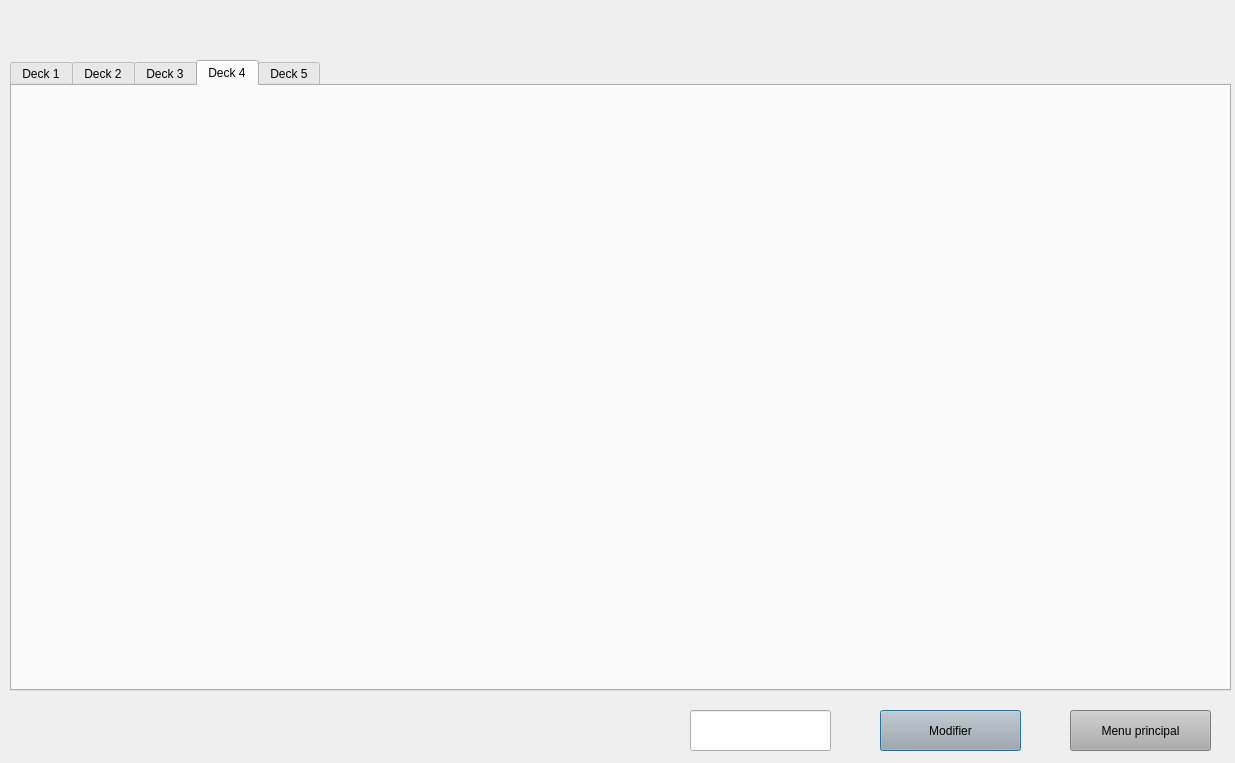
<?xml version="1.0" encoding="UTF-8"?>
<ui version="4.0">
 <class>DeckToModify</class>
 <widget class="QDialog" name="DeckToModify">
  <property name="geometry">
   <rect>
    <x>0</x>
    <y>0</y>
    <width>1235</width>
    <height>763</height>
   </rect>
  </property>
  <property name="windowTitle">
   <string>Dialog</string>
  </property>
  <property name="styleSheet">
   <string notr="true"/>
  </property>
  <widget class="QTabWidget" name="tabWidget">
   <property name="geometry">
    <rect>
     <x>10</x>
     <y>60</y>
     <width>1221</width>
     <height>631</height>
    </rect>
   </property>
   <property name="currentIndex">
    <number>3</number>
   </property>
   <widget class="QWidget" name="tab">
    <attribute name="title">
     <string>Deck 1</string>
    </attribute>
    <layout class="QVBoxLayout" name="verticalLayout">
     <item>
      <layout class="QHBoxLayout" name="up1"/>
     </item>
     <item>
      <layout class="QHBoxLayout" name="mid1"/>
     </item>
     <item>
      <layout class="QHBoxLayout" name="down1"/>
     </item>
    </layout>
   </widget>
   <widget class="QWidget" name="tab_2">
    <attribute name="title">
     <string>Deck 2</string>
    </attribute>
    <layout class="QVBoxLayout" name="verticalLayout_2">
     <item>
      <layout class="QHBoxLayout" name="up2"/>
     </item>
     <item>
      <layout class="QHBoxLayout" name="down2"/>
     </item>
     <item>
      <layout class="QHBoxLayout" name="mid2"/>
     </item>
    </layout>
   </widget>
   <widget class="QWidget" name="tab_3">
    <attribute name="title">
     <string>Deck 3</string>
    </attribute>
    <layout class="QVBoxLayout" name="verticalLayout_3">
     <item>
      <layout class="QHBoxLayout" name="up3"/>
     </item>
     <item>
      <layout class="QHBoxLayout" name="down3"/>
     </item>
     <item>
      <layout class="QHBoxLayout" name="mid3"/>
     </item>
    </layout>
   </widget>
   <widget class="QWidget" name="tab_4">
    <attribute name="title">
     <string>Deck 4</string>
    </attribute>
    <layout class="QVBoxLayout" name="verticalLayout_4">
     <item>
      <layout class="QHBoxLayout" name="up4"/>
     </item>
     <item>
      <layout class="QHBoxLayout" name="down4"/>
     </item>
     <item>
      <layout class="QHBoxLayout" name="mid4"/>
     </item>
    </layout>
   </widget>
   <widget class="QWidget" name="tab_5">
    <attribute name="title">
     <string>Deck 5</string>
    </attribute>
    <layout class="QVBoxLayout" name="verticalLayout_5">
     <item>
      <layout class="QHBoxLayout" name="up5"/>
     </item>
     <item>
      <layout class="QHBoxLayout" name="down5"/>
     </item>
     <item>
      <layout class="QHBoxLayout" name="mid5"/>
     </item>
    </layout>
   </widget>
  </widget>
  <widget class="QLineEdit" name="chosenDeck">
   <property name="geometry">
    <rect>
     <x>690</x>
     <y>710</y>
     <width>141</width>
     <height>41</height>
    </rect>
   </property>
  </widget>
  <widget class="QPushButton" name="lancerButton">
   <property name="geometry">
    <rect>
     <x>880</x>
     <y>710</y>
     <width>141</width>
     <height>41</height>
    </rect>
   </property>
   <property name="styleSheet">
    <string notr="true">background: rgb(173, 173, 173)</string>
   </property>
   <property name="text">
    <string>Modifier</string>
   </property>
  </widget>
  <widget class="QPushButton" name="lancerButton_2">
   <property name="geometry">
    <rect>
     <x>1070</x>
     <y>710</y>
     <width>141</width>
     <height>41</height>
    </rect>
   </property>
   <property name="styleSheet">
    <string notr="true">background: rgb(173, 173, 173)</string>
   </property>
   <property name="text">
    <string>Menu principal</string>
   </property>
  </widget>
 </widget>
 <resources/>
 <connections/>
</ui>
